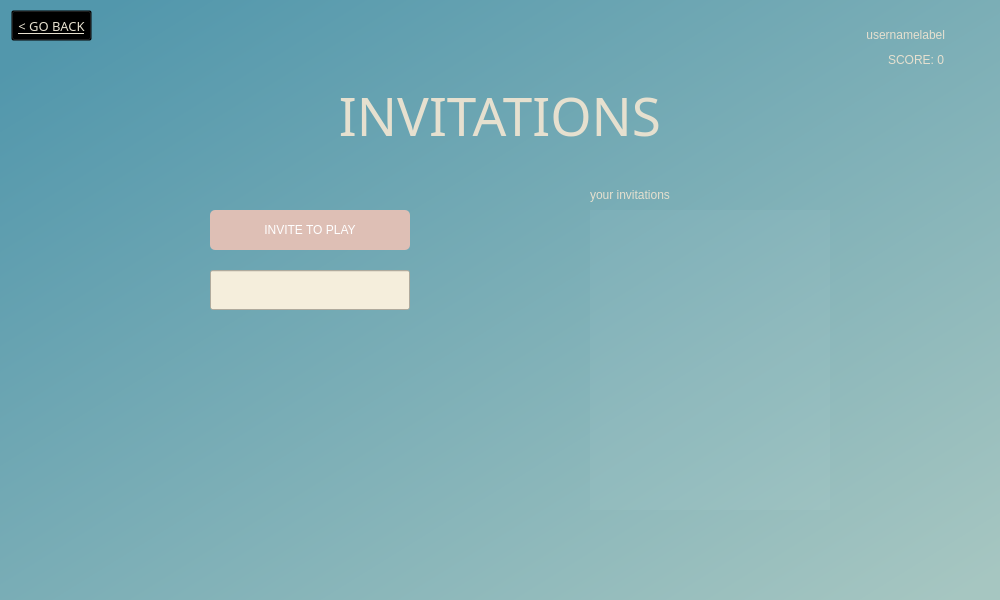
<?xml version="1.0" encoding="UTF-8"?>
<ui version="4.0">
 <class>Dialog</class>
 <widget class="QDialog" name="Dialog">
  <property name="geometry">
   <rect>
    <x>0</x>
    <y>0</y>
    <width>1000</width>
    <height>600</height>
   </rect>
  </property>
  <property name="windowTitle">
   <string>Dialog</string>
  </property>
  <widget class="QWidget" name="bgwidget" native="true">
   <property name="geometry">
    <rect>
     <x>0</x>
     <y>0</y>
     <width>1000</width>
     <height>600</height>
    </rect>
   </property>
   <property name="font">
    <font>
     <underline>false</underline>
    </font>
   </property>
   <property name="styleSheet">
    <string notr="true">QWidget#bgwidget{
background-color: qlineargradient(spread:pad, x1:0.0511364, y1:0.068, x2:0.813, y2:0.823864, stop:0 rgba(209, 107, 165, 255), stop:1 rgba(255, 255, 255, 255));
	background-color: qlineargradient(spread:pad, x1:0.142, y1:0.130818, x2:0.9375, y2:0.932, stop:0 rgba(10, 9, 16, 255), stop:1 rgba(73, 0, 126, 255));
	background-color: qlineargradient(spread:pad, x1:0.0454545, y1:0.125, x2:0.954545, y2:0.915, stop:0 rgba(186, 166, 165, 255), stop:1 rgba(222, 191, 181, 255));
	background-color: qlineargradient(spread:pad, x1:0.057, y1:0.0625, x2:0.988636, y2:0.96, stop:0 rgba(82, 151, 172, 255), stop:1 rgba(166, 198, 193, 255));
}
</string>
   </property>
   <widget class="QLabel" name="invitationslabel">
    <property name="geometry">
     <rect>
      <x>340</x>
      <y>80</y>
      <width>320</width>
      <height>71</height>
     </rect>
    </property>
    <property name="font">
     <font>
      <family>Century Gothic</family>
      <pointsize>40</pointsize>
      <weight>50</weight>
      <italic>false</italic>
      <bold>false</bold>
     </font>
    </property>
    <property name="styleSheet">
     <string notr="true">color: rgb(230, 224, 207);
font: 40pt &quot;Century Gothic&quot;;
</string>
    </property>
    <property name="text">
     <string>INVITATIONS</string>
    </property>
    <property name="alignment">
     <set>Qt::AlignCenter</set>
    </property>
   </widget>
   <widget class="QPushButton" name="invitetoplaybutton">
    <property name="geometry">
     <rect>
      <x>210</x>
      <y>210</y>
      <width>200</width>
      <height>40</height>
     </rect>
    </property>
    <property name="mouseTracking">
     <bool>false</bool>
    </property>
    <property name="styleSheet">
     <string notr="true">QPushButton{
border-radius:5px;
color: rgb(255, 255, 255);
font: 16pt &quot;Century Gothic&quot;;
background-color: rgb(222, 191, 181);
}

QPushButton:hover{
background-color: #b5debf;
}

</string>
    </property>
    <property name="text">
     <string>INVITE TO PLAY</string>
    </property>
   </widget>
   <widget class="QLabel" name="usernamelabel">
    <property name="geometry">
     <rect>
      <x>745</x>
      <y>25</y>
      <width>200</width>
      <height>20</height>
     </rect>
    </property>
    <property name="styleSheet">
     <string notr="true">color: rgb(117, 104, 104);
font: 14pt &quot;Century Gothic&quot;;
color: rgb(230, 224, 207);
</string>
    </property>
    <property name="text">
     <string>usernamelabel</string>
    </property>
    <property name="alignment">
     <set>Qt::AlignRight|Qt::AlignTrailing|Qt::AlignVCenter</set>
    </property>
   </widget>
   <widget class="QLabel" name="scorelabel">
    <property name="geometry">
     <rect>
      <x>744</x>
      <y>50</y>
      <width>200</width>
      <height>20</height>
     </rect>
    </property>
    <property name="styleSheet">
     <string notr="true">color: rgb(117, 104, 104);
font: 14pt &quot;MS Shell Dlg 2&quot;;
font: 13pt &quot;Century Gothic&quot;;
color: rgb(230, 224, 207);
</string>
    </property>
    <property name="text">
     <string>SCORE: 0</string>
    </property>
    <property name="alignment">
     <set>Qt::AlignRight|Qt::AlignTrailing|Qt::AlignVCenter</set>
    </property>
   </widget>
   <widget class="QPushButton" name="gobackbutton">
    <property name="geometry">
     <rect>
      <x>11</x>
      <y>10</y>
      <width>81</width>
      <height>31</height>
     </rect>
    </property>
    <property name="font">
     <font>
      <family>Century Gothic</family>
      <pointsize>10</pointsize>
      <weight>50</weight>
      <italic>false</italic>
      <bold>false</bold>
      <underline>true</underline>
     </font>
    </property>
    <property name="styleSheet">
     <string notr="true">color: rgb(230, 224, 207);
font: 10pt &quot;Century Gothic&quot;;
background-color:rgba(0,0,0,0);</string>
    </property>
    <property name="text">
     <string>&lt; GO BACK</string>
    </property>
   </widget>
   <widget class="QTableWidget" name="invitationstable">
    <property name="geometry">
     <rect>
      <x>590</x>
      <y>210</y>
      <width>240</width>
      <height>300</height>
     </rect>
    </property>
    <property name="styleSheet">
     <string notr="true">background-color: rgba(0, 0, 0, 0);
background-color: rgba(255, 255, 255, 10);
gridline-color: rgb(230, 224, 207);
font: 14pt &quot;Century Gothic&quot;;
color:rgb(230, 224, 207);
text-align: center;
color:rgb(222,191,181);
padding-left: 5px;
</string>
    </property>
    <property name="frameShape">
     <enum>QFrame::NoFrame</enum>
    </property>
    <property name="frameShadow">
     <enum>QFrame::Sunken</enum>
    </property>
    <property name="lineWidth">
     <number>1</number>
    </property>
    <property name="midLineWidth">
     <number>0</number>
    </property>
    <property name="editTriggers">
     <set>QAbstractItemView::NoEditTriggers</set>
    </property>
    <property name="alternatingRowColors">
     <bool>false</bool>
    </property>
    <property name="selectionMode">
     <enum>QAbstractItemView::NoSelection</enum>
    </property>
    <property name="textElideMode">
     <enum>Qt::ElideMiddle</enum>
    </property>
    <property name="showGrid">
     <bool>false</bool>
    </property>
    <property name="gridStyle">
     <enum>Qt::SolidLine</enum>
    </property>
    <property name="cornerButtonEnabled">
     <bool>false</bool>
    </property>
    <property name="rowCount">
     <number>0</number>
    </property>
    <property name="columnCount">
     <number>0</number>
    </property>
    <attribute name="horizontalHeaderVisible">
     <bool>false</bool>
    </attribute>
    <attribute name="horizontalHeaderMinimumSectionSize">
     <number>39</number>
    </attribute>
    <attribute name="verticalHeaderVisible">
     <bool>false</bool>
    </attribute>
    <attribute name="verticalHeaderMinimumSectionSize">
     <number>23</number>
    </attribute>
    <attribute name="verticalHeaderStretchLastSection">
     <bool>false</bool>
    </attribute>
   </widget>
   <widget class="QLabel" name="yourinvitationslabel">
    <property name="geometry">
     <rect>
      <x>590</x>
      <y>180</y>
      <width>191</width>
      <height>30</height>
     </rect>
    </property>
    <property name="styleSheet">
     <string notr="true">color: rgb(117, 104, 104);
font: 14pt &quot;Century Gothic&quot;;
color: rgb(230, 224, 207);
</string>
    </property>
    <property name="text">
     <string>your invitations</string>
    </property>
    <property name="alignment">
     <set>Qt::AlignLeading|Qt::AlignLeft|Qt::AlignVCenter</set>
    </property>
   </widget>
   <widget class="QLineEdit" name="usernamefield">
    <property name="geometry">
     <rect>
      <x>210</x>
      <y>270</y>
      <width>200</width>
      <height>40</height>
     </rect>
    </property>
    <property name="styleSheet">
     <string notr="true">background-color: rgb(230, 224, 207);
font: 13pt &quot;MS Shell Dlg 2&quot;;
background-color: rgb(245, 238, 220);</string>
    </property>
   </widget>
   <widget class="QPushButton" name="sendbutton">
    <property name="geometry">
     <rect>
      <x>420</x>
      <y>275</y>
      <width>30</width>
      <height>30</height>
     </rect>
    </property>
    <property name="font">
     <font>
      <family>MS Shell Dlg 2</family>
      <pointsize>14</pointsize>
      <weight>50</weight>
      <italic>false</italic>
      <bold>false</bold>
      <underline>true</underline>
     </font>
    </property>
    <property name="styleSheet">
     <string notr="true">QPushButton{
border-radius: 3px;
background-color:transparent;
}

QPushButton:hover{
background-color:rgba(225,225,225,30);
}</string>
    </property>
    <property name="text">
     <string/>
    </property>
    <property name="icon">
     <iconset>
      <normaloff>../pictures/send.png</normaloff>../pictures/send.png</iconset>
    </property>
    <property name="iconSize">
     <size>
      <width>20</width>
      <height>20</height>
     </size>
    </property>
   </widget>
   <widget class="QPushButton" name="closebutton">
    <property name="geometry">
     <rect>
      <x>460</x>
      <y>275</y>
      <width>30</width>
      <height>30</height>
     </rect>
    </property>
    <property name="font">
     <font>
      <family>MS Shell Dlg 2</family>
      <pointsize>14</pointsize>
      <weight>50</weight>
      <italic>false</italic>
      <bold>false</bold>
      <underline>true</underline>
     </font>
    </property>
    <property name="styleSheet">
     <string notr="true">QPushButton{
border-radius: 3px;
background-color:transparent;
}

QPushButton:hover{
background-color:rgba(225,225,225,30);
}</string>
    </property>
    <property name="text">
     <string/>
    </property>
    <property name="icon">
     <iconset>
      <normaloff>../pictures/X2.png</normaloff>../pictures/X2.png</iconset>
    </property>
    <property name="iconSize">
     <size>
      <width>25</width>
      <height>25</height>
     </size>
    </property>
   </widget>
   <widget class="QLabel" name="statuslabel">
    <property name="geometry">
     <rect>
      <x>130</x>
      <y>315</y>
      <width>360</width>
      <height>20</height>
     </rect>
    </property>
    <property name="styleSheet">
     <string notr="true">color: rgb(117, 104, 104);
font: 10pt &quot;MS Shell Dlg 2&quot;;</string>
    </property>
    <property name="text">
     <string/>
    </property>
    <property name="alignment">
     <set>Qt::AlignCenter</set>
    </property>
   </widget>
   <widget class="QLabel" name="detailslabel">
    <property name="geometry">
     <rect>
      <x>130</x>
      <y>335</y>
      <width>360</width>
      <height>20</height>
     </rect>
    </property>
    <property name="styleSheet">
     <string notr="true">color: rgb(117, 104, 104);
font: 10pt &quot;MS Shell Dlg 2&quot;;</string>
    </property>
    <property name="text">
     <string/>
    </property>
    <property name="alignment">
     <set>Qt::AlignCenter</set>
    </property>
   </widget>
   <widget class="QLabel" name="errorlabel">
    <property name="geometry">
     <rect>
      <x>80</x>
      <y>315</y>
      <width>460</width>
      <height>20</height>
     </rect>
    </property>
    <property name="styleSheet">
     <string notr="true">color: rgb(255, 0, 0);
font: 10pt &quot;MS Shell Dlg 2&quot;;</string>
    </property>
    <property name="text">
     <string/>
    </property>
    <property name="alignment">
     <set>Qt::AlignCenter</set>
    </property>
   </widget>
  </widget>
 </widget>
 <resources/>
 <connections/>
</ui>
